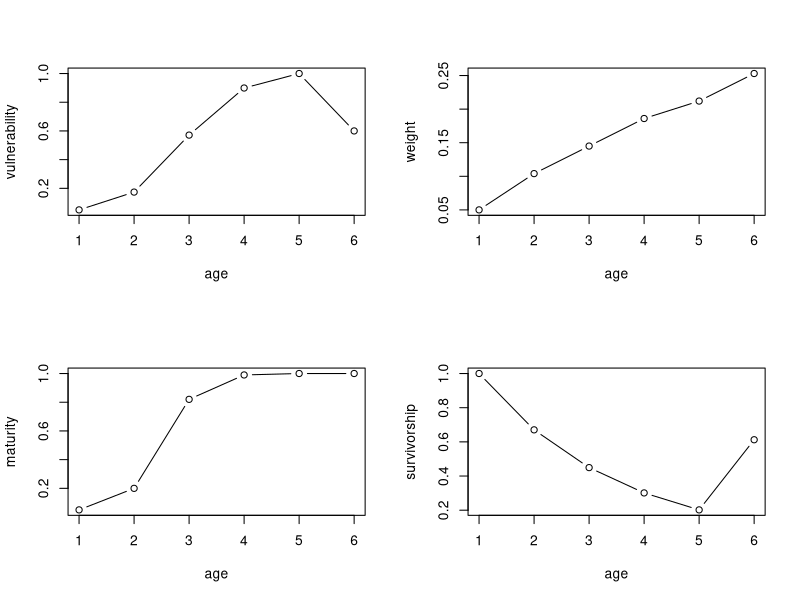
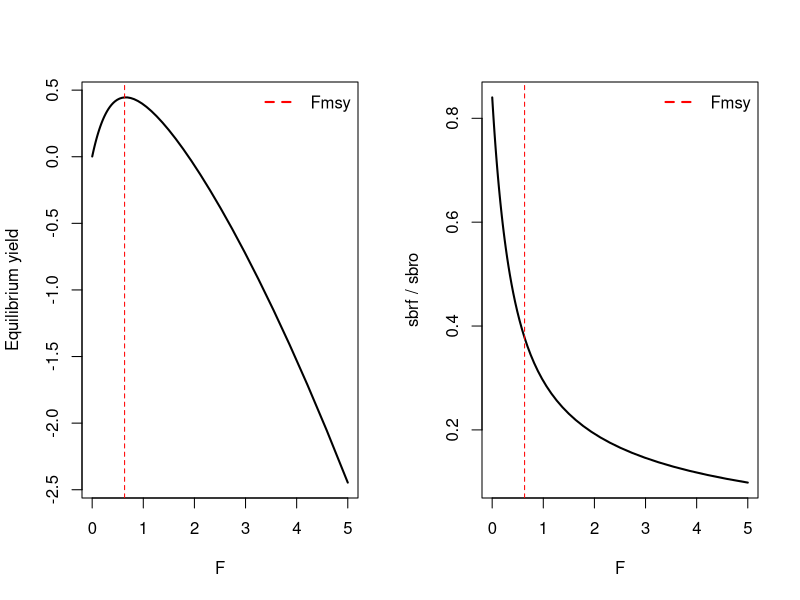
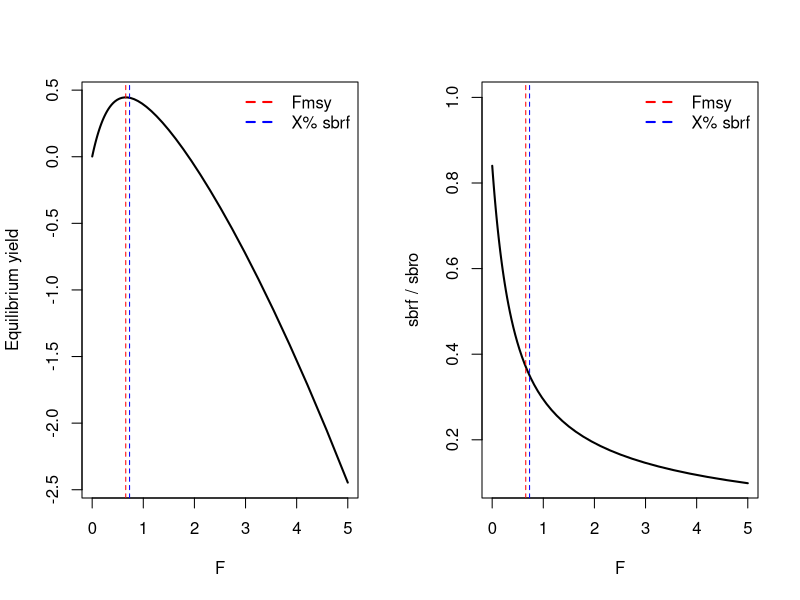
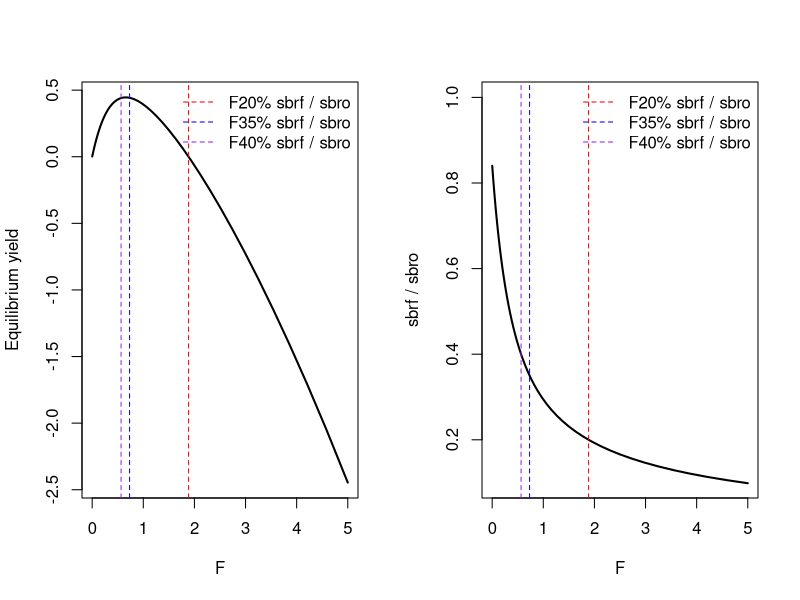

Recreate these plots in R, in order.
# define life history vectors
vul <- c(0.05, 0.174, 0.571, 0.899, 1.000, 0.6) # vulnerability at age
wa <- c(0.05, 0.104, 0.145, 0.186, 0.212, 0.253) # weight at age
mat <- c(0.05, 0.20, 0.82, 0.99, 1.00, 1.00) # maturity at age
n_ages <- length(mat) # number of age classes
ages <- 1:n_ages
M <- 0.4 # instantaneous natural mortality

# calculate survivorship in unfished state
lo <- numeric(n_ages)
lo[1] <- 1
for (i in 2:n_ages) lo[i] <- lo[i - 1] * exp(-M)
lo[n_ages] <- lo[n_ages - 1] / (1 - exp(-M)) # plus group

# visualize the life history and vulnerability relationships
par(mfrow = c(2, 2))
plot(vul ~ ages, type = "b", ylab = "vulnerability", xlab = "age")
plot(wa ~ ages, type = "b", ylab = "weight", xlab = "age")
plot(mat ~ ages, type = "b", ylab = "maturity", xlab = "age")
plot(lo ~ ages, type = "b", ylab = "survivorship", xlab = "age")

# set recruitment parameters
Ro <- 10 # unfished recruitment
recK <- 5 # Goodyear compensation ratio
sbro <- sum(lo * mat * wa) # spawning biomass per recruit
ln_alpha <- log(recK / sbro) # log alpha
br <- (ln_alpha + log(sbro)) / (Ro * sbro) # ricker beta
ninit <- Ro * lo # initial age structure

# define objective function to minimize (negative yield)
f <- function(logF) {
  F <- exp(logF)
  n_ages <- length(mat)
  Z <- F * vul + M
  log_lx <- numeric(n_ages)
  log_lx[1] <- log(1) # initialize
  for (a in 2:n_ages) {
    log_lx[a] <- log_lx[a - 1] - Z[a - 1]
  }
  log_lx[n_ages] <- log_lx[n_ages] - log(1 - exp(-Z[n_ages]))
  sbrf <- sum(exp(log_lx) * mat * wa)
  Req <- (ln_alpha + log(sbrf)) / (br * sbrf)
  # equilibrium yield
  YPR <- sum(wa * vul * F / Z * exp(log_lx) * (1 - exp(-Z)))
  Yeq <- YPR * Req
  return(list(neg_yield = -Yeq, sbrf = sbrf, Req = Req))
}

# create a sequence of fishing mortality rates to iterate across
logF_seq <- seq(log(0.001), log(5), length.out = 100)
F_seq <- exp(logF_seq)
yield <- numeric(length(logF_seq))
sbrf <- numeric(length(logF_seq))

for (i in seq_along(logF_seq)) {
  res <- f(logF_seq[i])
  yield[i] <- -res$neg_yield
  sbrf[i] <- res$sbrf
}
Fmsy <- exp(logF_seq[which.max(yield)])

par(mfrow = c(1, 2))
plot(F_seq, yield, type = "l", xlab = "F", ylab = "Equilibrium yield", lwd = 2)
abline(v = Fmsy, col = "red", lty = 2)
legend("topright", legend = "Fmsy", col = "red", lty = 2, lwd = 2, bty = "n")

plot(F_seq, sbrf / sbro, type = "l", xlab = "F", ylab = "sbrf / sbro", lwd = 2)
abline(v = Fmsy, col = "red", lty = 2)
legend("topright", legend = "Fmsy", col = "red", lty = 2, lwd = 2, bty = "n")

sbrf_at_fmsy <- f(log(Fmsy))$sbrf / sbro
cat("sbrf / sbro at Fmsy:", round(sbrf_at_fmsy, 3), "\n")

#--------------------------------------
# solve via one dimensional optimization
# find the logF that gives the maximum yield
opt <- optimize(
  f = function(logF) f(logF)$neg_yield,
  interval = log(c(0.01, 8))
)
Fmsy <- exp(opt$minimum)
-f(opt$minimum)$neg_yield

#-------------------------------------

# sneaky way to calculate FX%, the F that reduces sbrf to X% of unfished level
X <- 0.35 # X% of sbro

# define a function that returns the relative sbrf / sbro
get_sbrf <- function(logF) f(logF)$sbrf / sbro

# use uniroot to solve for the logF value where sbrf / sbro = target X
FX <- exp(uniroot(function(logF) get_sbrf(logF) - X,
  lower = log(0.001), upper = log(5)
)$root)

par(mfrow = c(1, 2))
plot(F_seq, yield, type = "l", xlab = "F", ylab = "Equilibrium yield", lwd = 2)
abline(v = Fmsy, col = "red", lty = 2)
abline(v = FX, col = "blue", lty = 2)
legend("topright",
  legend = c("Fmsy", "X% sbrf"),
  col = c("red", "blue"), lty = 2, lwd = 2, bty = "n"
)

plot(F_seq, sbrf / sbro,
  type = "l", xlab = "F",
  ylim = c(0.1, 1), ylab = "sbrf / sbro", lwd = 2
)
abline(v = Fmsy, col = "red", lty = 2)
abline(v = FX, col = "blue", lty = 2)
legend("topright",
  legend = c("Fmsy", "X% sbrf"),
  col = c("red", "blue"), lty = 2, lwd = 2, bty = "n"
)

cat("Fmsy:", round(Fmsy, 3), "\n")
cat("sbrf/sbro at Fmsy:", round(sbrf_at_fmsy, 3), "\n")
cat("msy: ", round(-f(opt$minimum)$neg_yield, 3), "\n")
cat("FX%:", round(FX, 3), "\n")

#----------------------------------------------------
# try a bunch of targets
FX_targets <- c(0.2, 0.35, 0.4)
FX_vals <- sapply(FX_targets, function(x) {
  exp(uniroot(function(logF) get_sbrf(logF) - x,
    lower = log(1e-5), upper = log(5)
  )$root)
})
par(mfrow = c(1, 2))
plot(F_seq, yield, type = "l", xlab = "F", ylab = "Equilibrium yield", lwd = 2)
abline(v = FX_vals, col = c("red", "blue", "purple"), lty = 2)
legend("topright",
  legend = paste0("F", FX_targets * 100, "% sbrf / sbro"),
  col = c("red", "blue", "purple"), lty = 2, bty = "n"
)
plot(F_seq, sbrf / sbro,
  type = "l", xlab = "F",
  ylim = c(0.1, 1), ylab = "sbrf / sbro", lwd = 2
)
abline(v = FX_vals, col = c("red", "blue", "purple"), lty = 2)
legend("topright",
  legend = paste0("F", FX_targets * 100, "% sbrf / sbro"),
  col = c("red", "blue", "purple"), lty = 2, bty = "n"
)

#----------------------------------------------------
# maximize yield subject to sbrf/sbro >= 0.65
constrained_f <- function(logF) {
  res <- f(logF)
  if (res$sbrf / sbro < 0.65) {
    return(Inf)
  } # penalize if below threshold
  return(res$neg_yield)
}

opt <- suppressWarnings(optimize(constrained_f, interval = log(c(1e-3, 5))))
F_constrained <- exp(opt$minimum)
F_constrained
